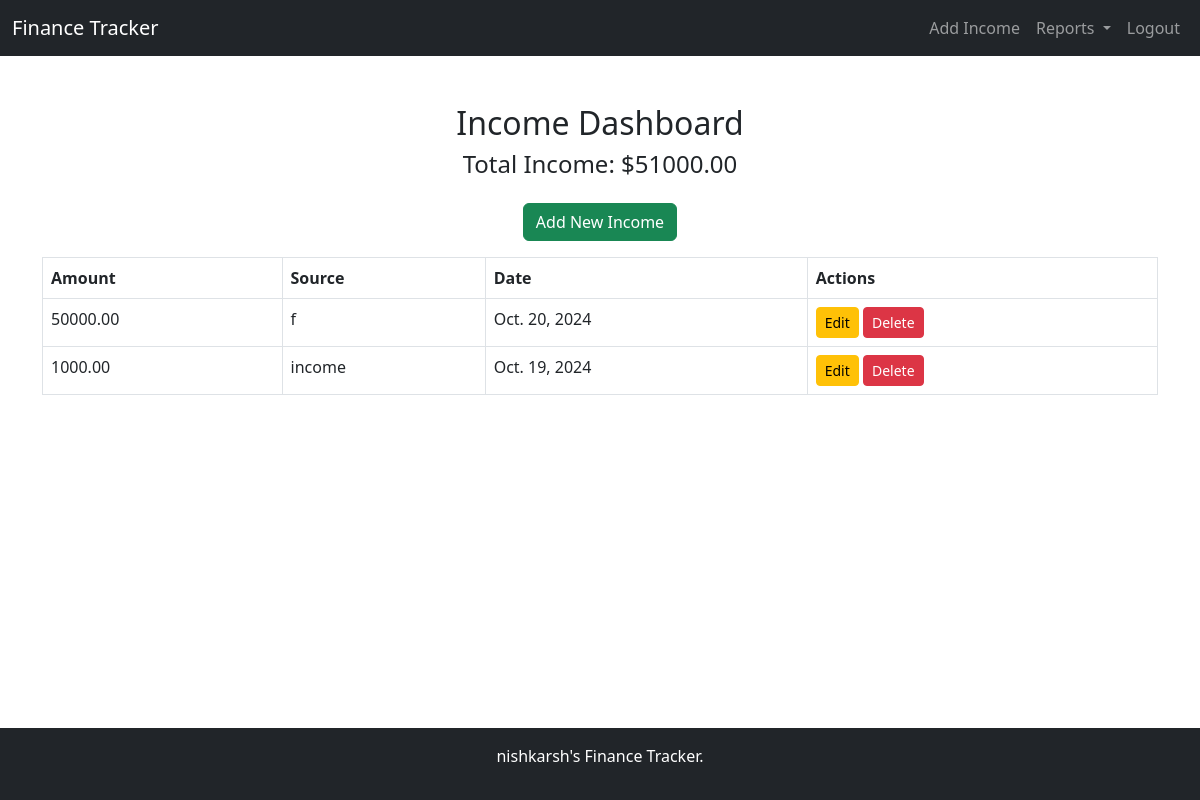
Page /tracker1/dashboard (signed in) on the committed database.
### tracker1/models.py (models this page shows, shortened)
class Income(models.Model):
    user = models.ForeignKey(User, on_delete=models.CASCADE)
    amount = models.DecimalField(max_digits=10, decimal_places=2)
    source = models.CharField(max_length=255)
    date = models.DateField()

### tracker1/views.py (the view)
# urls.py: path('dashboard', views.dashboard, name='dashboard'),
@login_required
def dashboard(request):
    incomes = Income.objects.filter(user=request.user)  # Only show user's data
    expense_list = Expense.objects.filter(user=request.user)
    savings_goals = SavingsGoal.objects.filter(user=request.user)
    total_income = sum(income.amount for income in incomes)
    return render(request, 'dashboard.html', {'incomes': incomes, 'total_income': total_income,'expense_list': expense_list,'savings_goals': savings_goals})

### tracker1/templates/dashboard.html (shortened to what this page needs)
{% extends 'base.html' %}
{% block content %}
<h2 class="text-center">Income Dashboard</h2>
<div class="text-center mb-4">
    <h4>Total Income: ${{ total_income }}</h4>
</div>
<div class="text-center mb-3">
    <a href="{% url 'add_income' %}" class="btn btn-success">Add New Income</a>
</div>
<table class="table table-bordered table-hover">
    <thead>
        <tr>
            <th>Amount</th>
            <th>Source</th>
            <th>Date</th>
            <th>Actions</th>
        </tr>
    </thead>
    <tbody>
        {% for income in incomes %}
        <tr>
            <td>{{ income.amount }}</td>
            <td>{{ income.source }}</td>
            <td>{{ income.date }}</td>
            <td>
                <a href="{% url 'edit_income' income.pk %}" class="btn btn-warning btn-sm">Edit</a>
                <a href="{% url 'delete_income' income.pk %}" class="btn btn-danger btn-sm">Delete</a>
            </td>
        </tr>
        {% empty %}
        <tr>
            <td colspan="4" class="text-center">No income records found</td>
        </tr>
        {% endfor %}
    </tbody>
</table>
{% endblock %}

### templates/base.html (style rules this page uses)
body { min-height: 100vh; display: flex; flex-direction: column; }

### rows in the picture
Income: amount "50000.00", source "f", date "Oct. 20, 2024"
Income: amount "1000.00", source "income", date "Oct. 19, 2024"

### other values in the picture
{{ total_income }} "51000.00"
